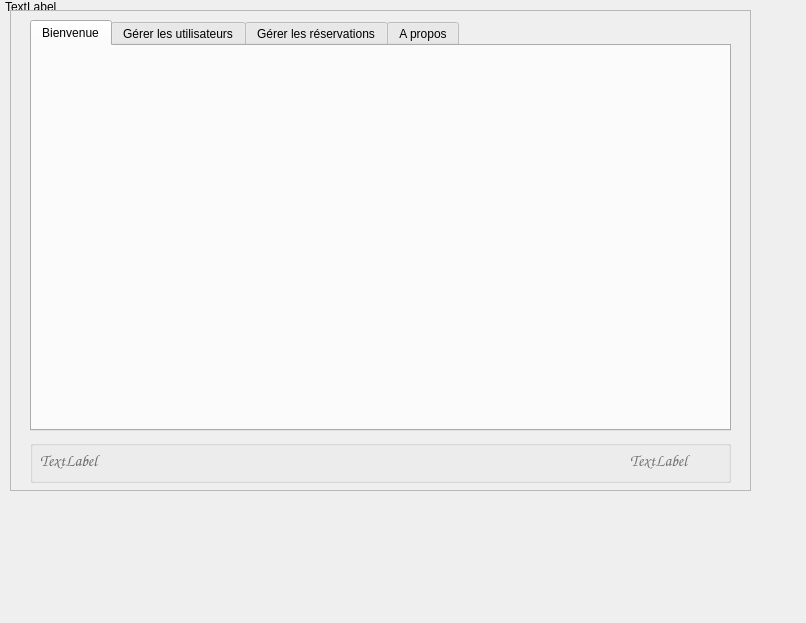
<?xml version="1.0" encoding="UTF-8"?>
<ui version="4.0">
 <class>Admin_Dialog</class>
 <widget class="QDialog" name="Admin_Dialog">
  <property name="geometry">
   <rect>
    <x>0</x>
    <y>0</y>
    <width>806</width>
    <height>623</height>
   </rect>
  </property>
  <property name="windowTitle">
   <string>Application de gestion de réservation du vol</string>
  </property>
  <widget class="QTabWidget" name="tabWidget">
   <property name="geometry">
    <rect>
     <x>30</x>
     <y>20</y>
     <width>701</width>
     <height>411</height>
    </rect>
   </property>
   <property name="font">
    <font>
     <family>Segoe UI</family>
     <pointsize>9</pointsize>
    </font>
   </property>
   <property name="autoFillBackground">
    <bool>false</bool>
   </property>
   <property name="tabShape">
    <enum>QTabWidget::Rounded</enum>
   </property>
   <property name="currentIndex">
    <number>0</number>
   </property>
   <property name="iconSize">
    <size>
     <width>20</width>
     <height>20</height>
    </size>
   </property>
   <widget class="QWidget" name="tab">
    <attribute name="title">
     <string>Bienvenue</string>
    </attribute>
    <layout class="QHBoxLayout" name="horizontalLayout_2">
     <item>
      <widget class="QLabel" name="label_bienvenue_admin">
       <property name="text">
        <string/>
       </property>
       <property name="alignment">
        <set>Qt::AlignCenter</set>
       </property>
      </widget>
     </item>
    </layout>
   </widget>
   <widget class="QWidget" name="tab_2">
    <attribute name="title">
     <string>Gérer les utilisateurs</string>
    </attribute>
    <widget class="QLabel" name="label_login">
     <property name="geometry">
      <rect>
       <x>420</x>
       <y>120</y>
       <width>201</width>
       <height>201</height>
      </rect>
     </property>
     <property name="font">
      <font>
       <stylestrategy>PreferAntialias</stylestrategy>
      </font>
     </property>
     <property name="text">
      <string/>
     </property>
     <property name="alignment">
      <set>Qt::AlignCenter</set>
     </property>
    </widget>
    <widget class="QLabel" name="label_2">
     <property name="geometry">
      <rect>
       <x>410</x>
       <y>20</y>
       <width>231</width>
       <height>61</height>
      </rect>
     </property>
     <property name="font">
      <font>
       <family>Segoe UI</family>
       <pointsize>11</pointsize>
       <weight>50</weight>
       <bold>false</bold>
      </font>
     </property>
     <property name="text">
      <string>Click on &quot;Read&quot; to open the file,
or click on &quot;Write&quot; to modify it.
</string>
     </property>
     <property name="textFormat">
      <enum>Qt::AutoText</enum>
     </property>
     <property name="scaledContents">
      <bool>true</bool>
     </property>
    </widget>
    <widget class="QWidget" name="layoutWidget">
     <property name="geometry">
      <rect>
       <x>10</x>
       <y>10</y>
       <width>391</width>
       <height>311</height>
      </rect>
     </property>
     <layout class="QVBoxLayout" name="verticalLayout">
      <item>
       <widget class="QPlainTextEdit" name="plainTextEdit"/>
      </item>
      <item>
       <layout class="QHBoxLayout" name="horizontalLayout">
        <item>
         <widget class="QPushButton" name="pushButton">
          <property name="font">
           <font>
            <family>Segoe UI</family>
            <pointsize>12</pointsize>
           </font>
          </property>
          <property name="text">
           <string>Write</string>
          </property>
         </widget>
        </item>
        <item>
         <widget class="QPushButton" name="pushButton_2">
          <property name="font">
           <font>
            <family>Segoe UI</family>
            <pointsize>12</pointsize>
           </font>
          </property>
          <property name="text">
           <string>Read</string>
          </property>
         </widget>
        </item>
       </layout>
      </item>
     </layout>
    </widget>
   </widget>
   <widget class="QWidget" name="tab_4">
    <attribute name="title">
     <string>Gérer les réservations</string>
    </attribute>
    <widget class="QLabel" name="label_dbState">
     <property name="geometry">
      <rect>
       <x>580</x>
       <y>360</y>
       <width>121</width>
       <height>20</height>
      </rect>
     </property>
     <property name="palette">
      <palette>
       <active>
        <colorrole role="WindowText">
         <brush brushstyle="SolidPattern">
          <color alpha="255">
           <red>0</red>
           <green>255</green>
           <blue>0</blue>
          </color>
         </brush>
        </colorrole>
       </active>
       <inactive>
        <colorrole role="WindowText">
         <brush brushstyle="SolidPattern">
          <color alpha="255">
           <red>0</red>
           <green>255</green>
           <blue>0</blue>
          </color>
         </brush>
        </colorrole>
       </inactive>
       <disabled>
        <colorrole role="WindowText">
         <brush brushstyle="SolidPattern">
          <color alpha="255">
           <red>120</red>
           <green>120</green>
           <blue>120</blue>
          </color>
         </brush>
        </colorrole>
       </disabled>
      </palette>
     </property>
     <property name="font">
      <font>
       <family>Segoe UI Light</family>
       <pointsize>10</pointsize>
      </font>
     </property>
     <property name="text">
      <string>TextLabel</string>
     </property>
    </widget>
    <widget class="QWidget" name="">
     <property name="geometry">
      <rect>
       <x>241</x>
       <y>106</y>
       <width>103</width>
       <height>54</height>
      </rect>
     </property>
     <layout class="QVBoxLayout" name="verticalLayout_2">
      <item>
       <widget class="QPushButton" name="gestionVol">
        <property name="text">
         <string>Gestion vol</string>
        </property>
       </widget>
      </item>
      <item>
       <widget class="QPushButton" name="gestionVoyageur">
        <property name="text">
         <string>Gestion Voyageur</string>
        </property>
       </widget>
      </item>
     </layout>
    </widget>
    <zorder>layoutWidget</zorder>
    <zorder>label_dbState</zorder>
   </widget>
   <widget class="QWidget" name="tab_3">
    <attribute name="title">
     <string>A propos</string>
    </attribute>
    <widget class="QLabel" name="label">
     <property name="geometry">
      <rect>
       <x>20</x>
       <y>10</y>
       <width>480</width>
       <height>104</height>
      </rect>
     </property>
     <property name="text">
      <string>Sujet 7 : Application de gestion de réservation du vol
L’objectif est de développer une application graphique permettant de gérer les réservations des vols
au niveau d’une agence de voyage. L’utilisateur de cette application peut :
 Ajouter un vol (numéro vol, date et heure départ, date et heure d’arrivée, Aéroport départ,
aéroport d’arrivée, numéro avion)
 Rechercher et consulter des vols existant par date départ, destination ..., etc.
 Ajouter un voyageur et lui réserver un vol
 Il peut aussi modifier ou annuler un vol.</string>
     </property>
    </widget>
   </widget>
  </widget>
  <widget class="QLabel" name="label_background2">
   <property name="geometry">
    <rect>
     <x>5</x>
     <y>0</y>
     <width>960</width>
     <height>501</height>
    </rect>
   </property>
   <property name="font">
    <font>
     <stylestrategy>PreferAntialias</stylestrategy>
    </font>
   </property>
   <property name="text">
    <string>TextLabel</string>
   </property>
   <property name="alignment">
    <set>Qt::AlignLeading|Qt::AlignLeft|Qt::AlignTop</set>
   </property>
  </widget>
  <widget class="QGroupBox" name="groupBox">
   <property name="geometry">
    <rect>
     <x>30</x>
     <y>440</y>
     <width>701</width>
     <height>43</height>
    </rect>
   </property>
   <property name="title">
    <string/>
   </property>
   <widget class="QLabel" name="label_time">
    <property name="geometry">
     <rect>
      <x>600</x>
      <y>10</y>
      <width>91</width>
      <height>20</height>
     </rect>
    </property>
    <property name="palette">
     <palette>
      <active>
       <colorrole role="WindowText">
        <brush brushstyle="SolidPattern">
         <color alpha="255">
          <red>113</red>
          <green>113</green>
          <blue>113</blue>
         </color>
        </brush>
       </colorrole>
      </active>
      <inactive>
       <colorrole role="WindowText">
        <brush brushstyle="SolidPattern">
         <color alpha="255">
          <red>113</red>
          <green>113</green>
          <blue>113</blue>
         </color>
        </brush>
       </colorrole>
      </inactive>
      <disabled>
       <colorrole role="WindowText">
        <brush brushstyle="SolidPattern">
         <color alpha="255">
          <red>120</red>
          <green>120</green>
          <blue>120</blue>
         </color>
        </brush>
       </colorrole>
      </disabled>
     </palette>
    </property>
    <property name="font">
     <font>
      <family>Comic Sans MS</family>
      <pointsize>12</pointsize>
      <weight>50</weight>
      <italic>false</italic>
      <bold>false</bold>
     </font>
    </property>
    <property name="text">
     <string>TextLabel</string>
    </property>
   </widget>
   <widget class="QLabel" name="label_date">
    <property name="geometry">
     <rect>
      <x>10</x>
      <y>10</y>
      <width>151</width>
      <height>21</height>
     </rect>
    </property>
    <property name="palette">
     <palette>
      <active>
       <colorrole role="WindowText">
        <brush brushstyle="SolidPattern">
         <color alpha="255">
          <red>107</red>
          <green>107</green>
          <blue>107</blue>
         </color>
        </brush>
       </colorrole>
      </active>
      <inactive>
       <colorrole role="WindowText">
        <brush brushstyle="SolidPattern">
         <color alpha="255">
          <red>107</red>
          <green>107</green>
          <blue>107</blue>
         </color>
        </brush>
       </colorrole>
      </inactive>
      <disabled>
       <colorrole role="WindowText">
        <brush brushstyle="SolidPattern">
         <color alpha="255">
          <red>120</red>
          <green>120</green>
          <blue>120</blue>
         </color>
        </brush>
       </colorrole>
      </disabled>
     </palette>
    </property>
    <property name="font">
     <font>
      <family>Comic Sans MS</family>
      <pointsize>12</pointsize>
     </font>
    </property>
    <property name="text">
     <string>TextLabel</string>
    </property>
   </widget>
  </widget>
  <widget class="QFrame" name="frame">
   <property name="geometry">
    <rect>
     <x>10</x>
     <y>10</y>
     <width>741</width>
     <height>481</height>
    </rect>
   </property>
   <property name="frameShape">
    <enum>QFrame::StyledPanel</enum>
   </property>
   <property name="frameShadow">
    <enum>QFrame::Raised</enum>
   </property>
   <zorder>tabWidget</zorder>
   <zorder>tabWidget</zorder>
  </widget>
  <zorder>label_background2</zorder>
  <zorder>frame</zorder>
  <zorder>tabWidget</zorder>
  <zorder>groupBox</zorder>
 </widget>
 <resources/>
 <connections/>
</ui>
